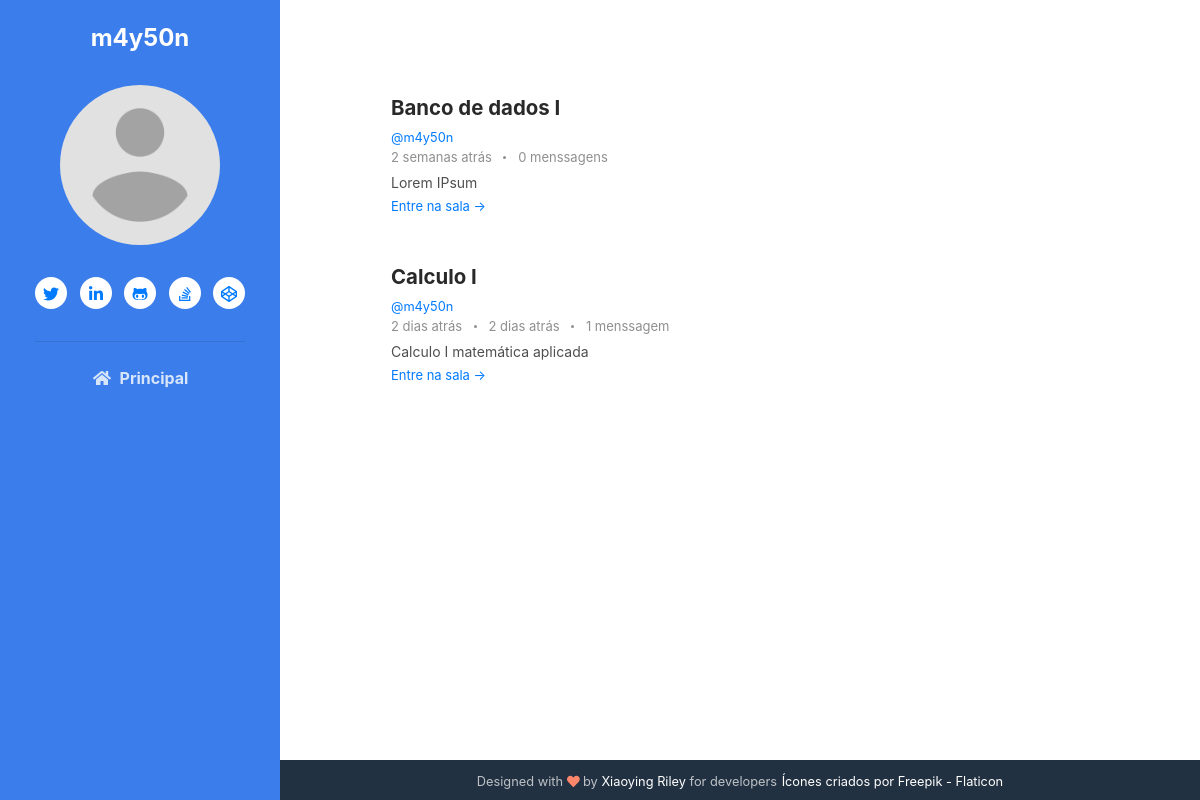
Before: /profile/3 (signed in) with the older database file.
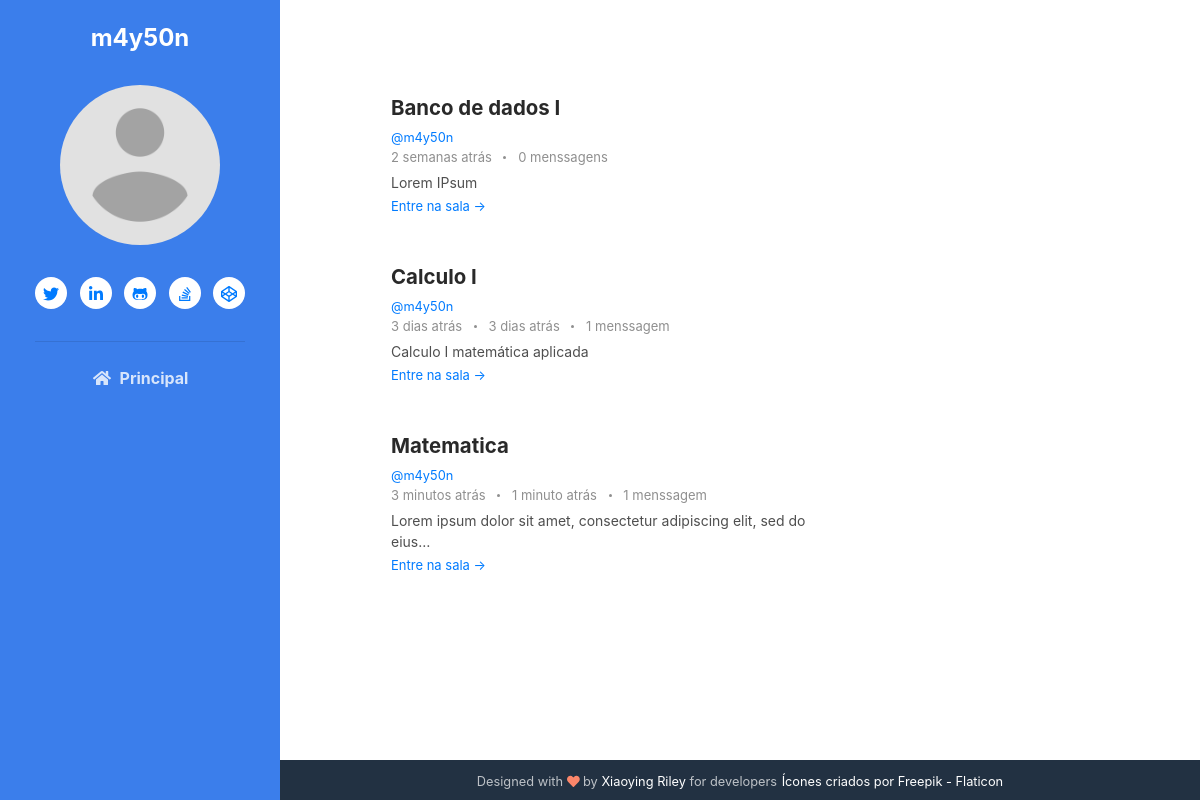
After: the same page with the newer database file.
### base/models.py (models this page shows, shortened)
class Room(models.Model):
    host = models.ForeignKey(User, on_delete=models.SET_NULL, null=True)
    classe = models.ForeignKey(Classe, on_delete=models.SET_NULL, null=True)
    name = models.CharField(max_length=200)
    desc = models.TextField(null=True, blank=True)
    room_join = models.CharField(default='room', max_length=20)
    participants = models.ManyToManyField(
        User, related_name='participants', blank=True)
    updated = models.DateTimeField(auto_now=True)
    created = models.DateTimeField(auto_now_add=True)
    created_in = models.TextField(default='capsulat', blank=True)
    crypt_key = models.CharField(max_length=23)
    class Meta:
        ordering = ['-updated', '-created']

class Message(models.Model):
    user = models.ForeignKey(User, on_delete=models.CASCADE)
    room = models.ForeignKey(Room, on_delete=models.CASCADE)
    body = models.TextField()
    update = models.DateTimeField(auto_now=True)
    created = models.DateTimeField(auto_now_add=True)
    created_in = models.TextField(null=True, blank=True)

### base/views.py (the view)
# urls.py: path('profile/<str:pk>', views.userProfile, name="user-profile"),
@login_required(login_url='login')
def userProfile(request, pk):
    user = User.objects.get(id=pk)
    rooms = user.room_set.all()
    room_messages = user.message_set.all().order_by('-created')
    classes = Classe.objects.all()
    recent_activity = room_messages[:6]
    context = {'user': user, 'rooms': rooms,
               'room_messages': room_messages, 'classes': classes, 'recent_activity': recent_activity}
    return render(request, 'base/profile.html', context)

### base/templates/base/profile.html (shortened to what this page needs)
{% extends 'main.html' %}
{% block content%}
    <div class="main-2-column main-container">
        <div>
            {% include 'base/feed_component.html' %}
        </div>
    </div>
{% endblock content %}

### base/templates/base/feed_component.html (shortened to what this page needs)
{% load humanize %}
<section class="blog-list px-3 py-5 p-md-5 ">
    <div class="container">
        {% for room in rooms %}
            <div class="item mb-5">
                <div class="media">
                    <div class="media-body">
                        <h3 class="title mb-1">
                            <a href="{% url 'join' room.id%}">
                                {{room.name}}
                            </a>
                        </h3>
                        <small><a href="{% url 'user-profile' room.host.id %}">@{{room.host.username}}</a></small>
                        <div class="meta mb-1"><span class="date">
                            {{room.created_in}}
                        </span>
                            {% if room.message_set.all.count > 0 %}
                            <span class="time">
                            {% for m in room.message_set.all %}
                                {% if forloop.last %}
                                {{m.created_in}}
                                {% endif %}
                            {% endfor%}
                            </span>
                            {% endif %}
                            <span class="comment">
                                <a href="#">
                                    {{room.message_set.all.count}}
                                {% if room.message_set.all.count > 1 or room.message_set.all.count == 0%}
                                    menssagens
                                {% else %}
                                    menssagem
                                {% endif %}
                                </a>
                            </span>
                        </div>
                        <div class="intro">{{room.desc|truncatechars:70}}</div>
                        <a class="more-link" href="{% url 'room' room.id%}">Entre na sala &rarr;</a>
                    </div>
                </div>
            </div>
        {% endfor %}
    </div>
</section>

Changed rows visible on the page:
changed Room "Calculo I": created_in "2 dias atrás" → "3 dias atrás"
changed Message: created_in "2 dias atrás" → "3 dias atrás"
added Room: name "Matematica", host.username "m4y50n", created_in "3 minutos atrás", message_set.all.count "1", shows "menssagem", desc "Lorem ipsum dolor sit amet, consectetur adipiscing elit, sed do eius…"
added Message: created_in "1 minuto atrás", shown under "Matematica"
